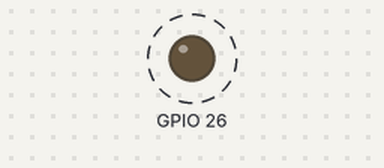
The program below on a simulated Raspberry Pi (BCM pin numbers). Shown: output pins drawn as LEDs (lit = HIGH). Dashed ring = blinking. What the program prints to the terminal is not drawn.

Above: at 0.5 s.
Timing chart, 0 to 4.6 s (numbered marks = the images above):
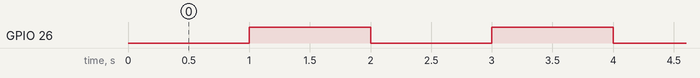

Measured:
- by itself, GPIO 26: alternates HIGH for 1.0 s and LOW for 1.0 s

The program:

relay_test.py
```python
import RPi.GPIO as GPIO
import time

GPIO.setmode(GPIO.BCM)
GPIO.setup(26, GPIO.OUT)

try:
    while True:
        GPIO.output(26, GPIO.LOW)  # Relay ON (check logic)
        print("Relay ON")
        time.sleep(1)
        GPIO.output(26, GPIO.HIGH)  # Relay OFF
        print("Relay OFF")
        time.sleep(1)
except KeyboardInterrupt:
    pass

GPIO.cleanup()
```
